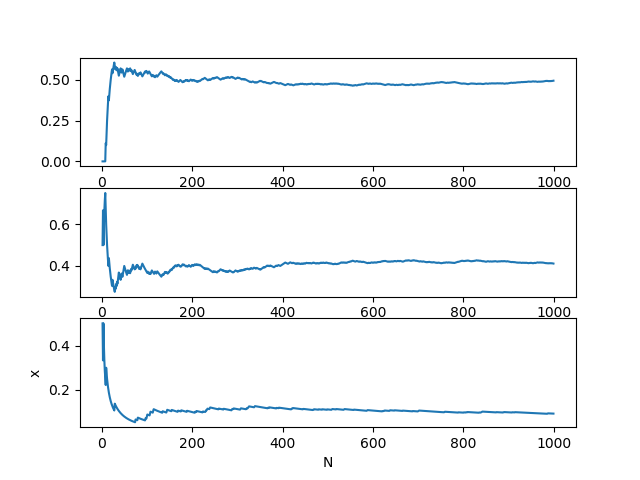

Here is the Python script that generated this plot:
import cmath as math
import random as random
import matplotlib.pyplot as plt
import numpy as np
from collections import Counter

P = np.matrix('0.64 0.32 0.04;0.4 0.5 0.1;0.25 0.5 0.25')
# print (P)

N = 1000
x = 2 #wybrany węzeł startowy
X = [x]
x_0 = []
x_1 = []
x_2 = []

for n in range(2, N):
    P_move = random.uniform(0, 1)
    if(P_move < P[x, 0]):
        x = 0
    elif(P_move < P[x, 0] + P[x, 1]):
        x = 1
    else:
        x = 2

    X.append(x)
    N_x = Counter(X)
    # print ("N_x =", N_x )
    x_0.append(N_x[0]/n)
    x_1.append(N_x[1]/n)
    x_2.append(N_x[2]/n)

print ("π_0 = ", x_0[-1])
print ("π_1 = ", x_1[-1])
print ("π_2 = ", x_2[-1])
print ("P^N = ", np.power(P, N))

N_arr = list(range(2, N))
fig, (ax0, ax1, ax2) = plt.subplots(3)
plt.xlabel("N")
plt.ylabel("x")
ax0.plot(N_arr, x_0)
ax1.plot(N_arr, x_1)
ax2.plot(N_arr, x_2)
plt.show()
